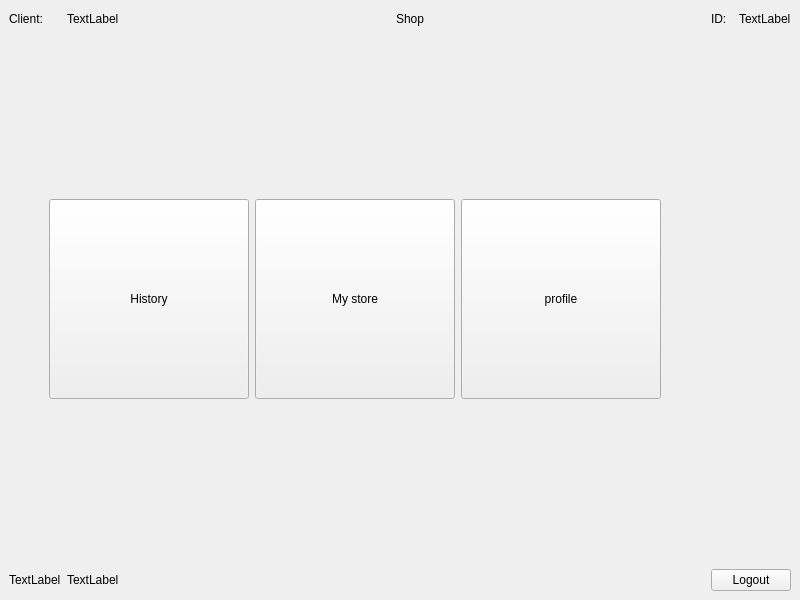
<?xml version="1.0" encoding="UTF-8"?>
<ui version="4.0">
 <class>clientPage</class>
 <widget class="QMainWindow" name="clientPage">
  <property name="geometry">
   <rect>
    <x>0</x>
    <y>0</y>
    <width>800</width>
    <height>600</height>
   </rect>
  </property>
  <property name="windowTitle">
   <string>MainWindow</string>
  </property>
  <widget class="QWidget" name="centralwidget">
   <layout class="QGridLayout" name="gridLayout">
    <item row="0" column="4">
     <layout class="QHBoxLayout" name="horizontalLayout_2">
      <item>
       <widget class="QLabel" name="label_3">
        <property name="text">
         <string>ID:</string>
        </property>
       </widget>
      </item>
      <item>
       <widget class="QLabel" name="label_4">
        <property name="text">
         <string>TextLabel</string>
        </property>
       </widget>
      </item>
     </layout>
    </item>
    <item row="4" column="2">
     <spacer name="horizontalSpacer">
      <property name="orientation">
       <enum>Qt::Horizontal</enum>
      </property>
      <property name="sizeHint" stdset="0">
       <size>
        <width>40</width>
        <height>20</height>
       </size>
      </property>
     </spacer>
    </item>
    <item row="0" column="2">
     <widget class="QLabel" name="label_8">
      <property name="text">
       <string>Shop</string>
      </property>
     </widget>
    </item>
    <item row="4" column="4">
     <widget class="QPushButton" name="pushButton_4">
      <property name="text">
       <string>Logout</string>
      </property>
     </widget>
    </item>
    <item row="0" column="0">
     <layout class="QHBoxLayout" name="horizontalLayout">
      <item>
       <widget class="QLabel" name="label">
        <property name="text">
         <string>Client:</string>
        </property>
       </widget>
      </item>
      <item>
       <widget class="QLabel" name="label_2">
        <property name="text">
         <string>TextLabel</string>
        </property>
       </widget>
      </item>
     </layout>
    </item>
    <item row="3" column="0">
     <spacer name="verticalSpacer">
      <property name="orientation">
       <enum>Qt::Vertical</enum>
      </property>
      <property name="sizeHint" stdset="0">
       <size>
        <width>20</width>
        <height>40</height>
       </size>
      </property>
     </spacer>
    </item>
    <item row="0" column="1">
     <spacer name="horizontalSpacer_2">
      <property name="orientation">
       <enum>Qt::Horizontal</enum>
      </property>
      <property name="sizeType">
       <enum>QSizePolicy::Expanding</enum>
      </property>
      <property name="sizeHint" stdset="0">
       <size>
        <width>40</width>
        <height>20</height>
       </size>
      </property>
     </spacer>
    </item>
    <item row="4" column="0">
     <layout class="QHBoxLayout" name="horizontalLayout_4">
      <item>
       <widget class="QLabel" name="label_5">
        <property name="text">
         <string>TextLabel</string>
        </property>
       </widget>
      </item>
      <item>
       <widget class="QLabel" name="label_6">
        <property name="text">
         <string>TextLabel</string>
        </property>
       </widget>
      </item>
     </layout>
    </item>
    <item row="1" column="0">
     <spacer name="verticalSpacer_2">
      <property name="orientation">
       <enum>Qt::Vertical</enum>
      </property>
      <property name="sizeHint" stdset="0">
       <size>
        <width>20</width>
        <height>40</height>
       </size>
      </property>
     </spacer>
    </item>
    <item row="2" column="0" colspan="3">
     <layout class="QHBoxLayout" name="horizontalLayout_3">
      <item>
       <spacer name="horizontalSpacer_3">
        <property name="orientation">
         <enum>Qt::Horizontal</enum>
        </property>
        <property name="sizeType">
         <enum>QSizePolicy::Minimum</enum>
        </property>
        <property name="sizeHint" stdset="0">
         <size>
          <width>40</width>
          <height>20</height>
         </size>
        </property>
       </spacer>
      </item>
      <item>
       <widget class="QPushButton" name="pushButton_2">
        <property name="minimumSize">
         <size>
          <width>200</width>
          <height>200</height>
         </size>
        </property>
        <property name="text">
         <string>History</string>
        </property>
       </widget>
      </item>
      <item>
       <widget class="QPushButton" name="pushButton">
        <property name="minimumSize">
         <size>
          <width>200</width>
          <height>200</height>
         </size>
        </property>
        <property name="text">
         <string>My store</string>
        </property>
       </widget>
      </item>
      <item>
       <widget class="QPushButton" name="pushButton_3">
        <property name="minimumSize">
         <size>
          <width>200</width>
          <height>200</height>
         </size>
        </property>
        <property name="text">
         <string>profile</string>
        </property>
       </widget>
      </item>
     </layout>
    </item>
    <item row="0" column="3">
     <spacer name="horizontalSpacer_4">
      <property name="orientation">
       <enum>Qt::Horizontal</enum>
      </property>
      <property name="sizeHint" stdset="0">
       <size>
        <width>40</width>
        <height>20</height>
       </size>
      </property>
     </spacer>
    </item>
   </layout>
  </widget>
  <widget class="QMenuBar" name="menubar">
   <property name="geometry">
    <rect>
     <x>0</x>
     <y>0</y>
     <width>800</width>
     <height>26</height>
    </rect>
   </property>
  </widget>
 </widget>
 <resources/>
 <connections/>
</ui>
